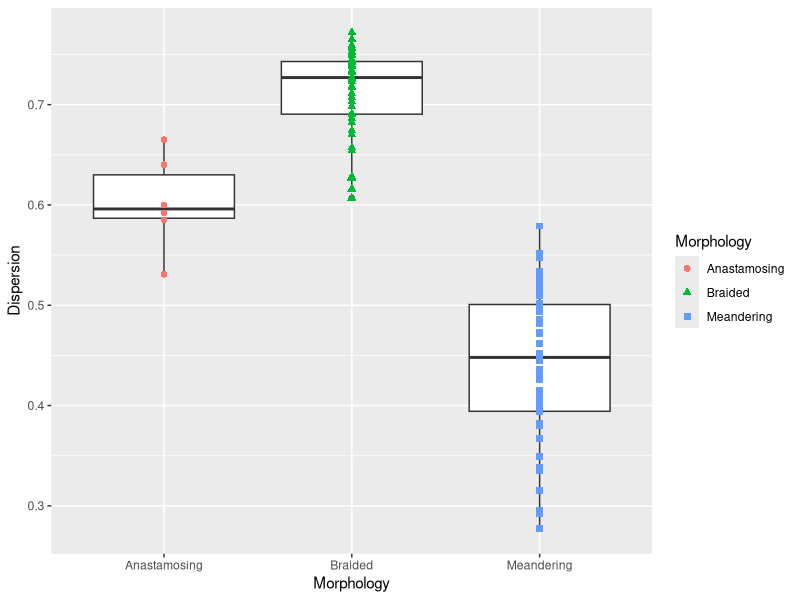

Source code (R):
# Modern Dispersion Box Plot Plotting 

# Anthony Semeraro
# 27 Jan 2022

# Reads in csv containing river names, dispersion values, known morphology, and river type 
# and plots the values on a box plot distinguishing the morphologies. 

rm(list = ls())

library(ggplot2)
library(reshape2)

# For only Braided and Meandering Data
# Morphology.df <- read.csv("Modern_250_MCTA.csv", stringsAsFactors = TRUE)

# For 3 morphologies with Braided TA
Morphology.df <- read.csv("Modern_250_MCTA_Braid_Anastamosing.csv", stringsAsFactors = TRUE)

# For 3 Morphologies with Meandering TA
# Morphology.df <- read.csv("Modern_250_MCTA_Meand_Anastamosing.csv", stringsAsFactors = TRUE)


str(Morphology.df)

head(Morphology.df)

Morphology.red.df <- Morphology.df[,c(1:3)]
str(Morphology.red.df)

head(Morphology.red.df)


# If you want from 0-1, add + ylim(0,1) to the end of the next section
p1 <- ggplot(Morphology.red.df,aes(Morphology,Dispersion))+geom_boxplot()+ 
  geom_point(aes(color = Morphology, shape = Morphology), size = 2) +
  labs(x = "Morphology", y = "Dispersion")

p1
